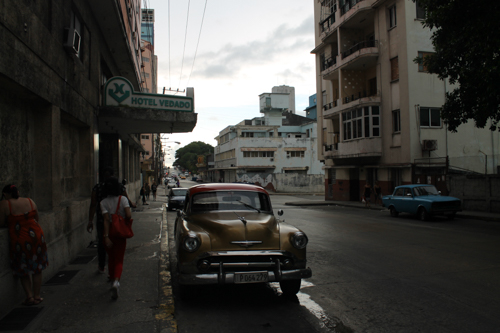
#> input picture task-2/bild01.jpg, 500 x 333 px
$ jupyter execute task-2.ipynb
#> lines starting #> are read from the running program, lines starting #| are printed output that depends on the picture
# Task 2

## Task 2.1. Implement a Function that turns from a 8 bit grayscale image to a histogram

[cell 1]
import numpy as np

def computeCumHisto(image):
    """
    Berechnet das kumulative Histogramm eines 8-Bit-Graustufenbildes.

    Parameter:
    -----------
    image : np.ndarray
        2D-Numpy-Array (dtype=np.uint8), das ein 8-Bit-Graustufenbild repräsentiert.

    Rückgabewert:
    -----------
    cum_histo : np.ndarray
        1D-Array mit 256 Elementen, cum_histo[i] enthält die Anzahl aller Pixel,
        deren Intensität <= i ist.
    """

    # [11 lines of commented-out code are left out]
    histogram, _ = np.histogram(image, bins=256, range=(0, 256))

    # 2. Kumulative Summe bilden -> kumulatives Histogramm
    cum_histo = np.cumsum(histogram)

    return cum_histo

## Task 2.2. Question and Answer

### 1. Homogeneous vs. Non-Homogeneous Point Operations

- **Homogeneous Point Operation:**
  Applies the same function to every pixel based solely on its intensity. For example, a brightness or contrast adjustment where every pixel undergoes the transformation
  $$
  g = a \cdot f + b
  $$
  independent of its location.

- **Non-Homogeneous Point Operation:**
  The transformation depends on both the pixel’s intensity and its spatial position. For example, a brightness adjustment that changes with distance from the image center, so the same intensity may be altered differently in various parts of the image.

### 2. Point Operation vs. Filter Operation

- **Point Operation:**
  Transforms each pixel independently, using only its own value. Examples include thresholding, gamma correction, and histogram equalization.

- **Filter Operation:**
  Determines the new pixel value by combining information from a neighborhood of pixels (using a kernel). This approach is used for tasks like smoothing (blurring), sharpening, and edge detection.

## Task 2.3. Implement a function that adjusts Image01 to Image02 using histogram matching. The cumulative histogram of Image02 should serve as the reference distribution, and Image01 should be modified in such a way that its cumulative histogram matches the reference distribution.

[cell 2]
def match_Histo(img_histo, ref_histo):
    """
    Erstellt eine Lookup-Tabelle (LUT), um das Histogramm von img_histo
    an das Histogramm von ref_histo anzupassen.

    Parameter:
        img_histo (np.ndarray): Histogramm des anzupassenden Bildes.
        ref_histo (np.ndarray): Histogramm des Referenzbildes.

    Rückgabe:
        LUT (np.ndarray): Lookup-Tabelle für die Histogrammanpassung.
    """
    # Schritt 1: Normiere beide Histogramme (Summe = 1)
    img_histo_norm = img_histo.astype(np.float64) / np.sum(img_histo)
    ref_histo_norm = ref_histo.astype(np.float64) / np.sum(ref_histo)

    # Schritt 2: Berechne die kumulativen Histogramme (CDFs)
    cdf_img = np.cumsum(img_histo_norm)
    cdf_ref = np.cumsum(ref_histo_norm)

    # Schritt 3: Erstelle die Lookup-Tabelle
    LUT = np.zeros(256, dtype=np.uint8)
    ref_idx = 0

    for img_idx in range(256):
        # Suche den ersten Wert in cdf_ref, der >= cdf_img[img_idx] ist
        while ref_idx < 255 and cdf_ref[ref_idx] < cdf_img[img_idx]:
            ref_idx += 1
        LUT[img_idx] = ref_idx

    return LUT

[cell 3]
from skimage import io, img_as_ubyte
import matplotlib.pyplot as plt

# Graustufenbilder laden
img = io.imread("bild01.jpg", as_gray=True)
#> img: shape (333, 500) float64; min 0, max 1, mean 0.242
ref = io.imread("bild02.jpg", as_gray=True)
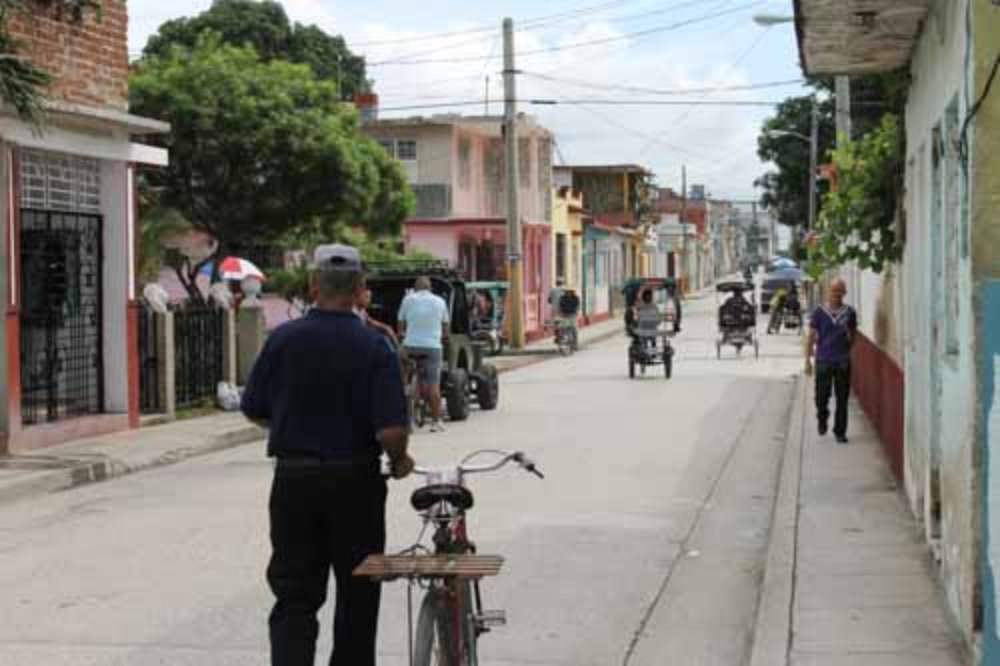
#> input picture task-2/bild02.jpg, 1000 x 666 px
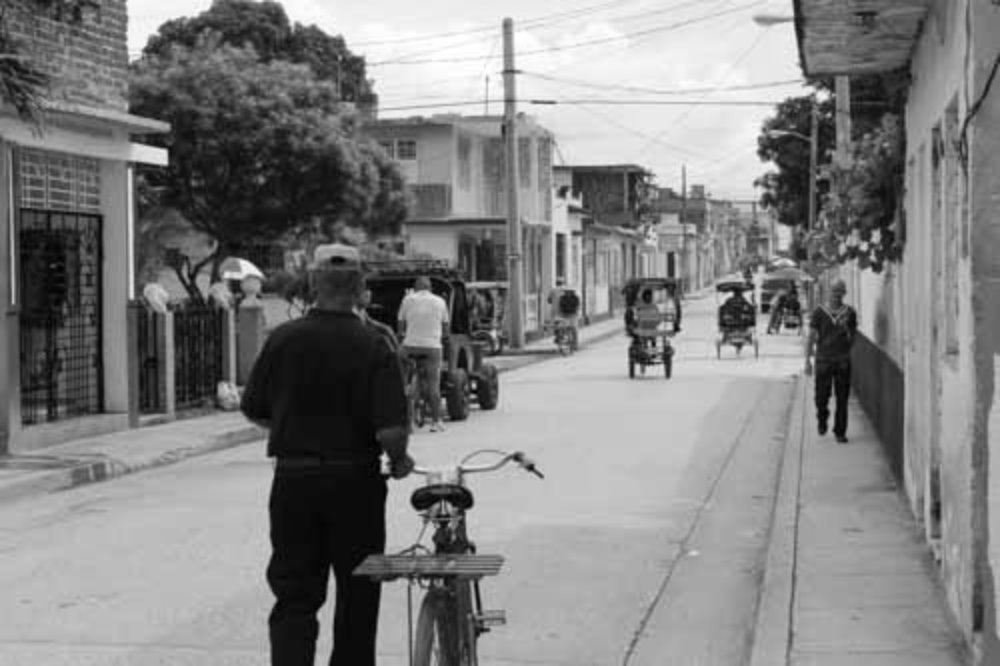
#> ref: shape (666, 1000) float64; min 0, max 1, mean 0.508

# In 8-bit unsigned Integer konvertieren
img_uint8 = img_as_ubyte(img)
ref_uint8 = img_as_ubyte(ref)

# Histogramme berechnen
img_histo, _ = np.histogram(img_uint8, bins=256, range=(0, 256))
#> img_histo = 256 values, max 3722 at index 25, min 8 at index 195, mean 650.4
ref_histo, _ = np.histogram(ref_uint8, bins=256, range=(0, 256))
#> ref_histo = 256 values, max 9748 at index 188, min 8 at index 0, mean 2601.6

# LUT berechnen und anwenden
LUT = match_Histo(img_histo, ref_histo)
#> in match_Histo, `img_histo_norm = img_histo.astype(np.float64) / np.sum(img_histo)`: img_histo_norm = 256 values, max 0.0224 at index 25, min 4.8e-05 at index 195, mean 0.00391
#> in match_Histo, `ref_histo_norm = ref_histo.astype(np.float64) / np.sum(ref_histo)`: ref_histo_norm = 256 values, max 0.0146 at index 188, min 1.2e-05 at index 0, mean 0.00391
#> in match_Histo, `cdf_img = np.cumsum(img_histo_norm)`: cdf_img = 256 values from 0.000811 to 1
#> in match_Histo, `cdf_ref = np.cumsum(ref_histo_norm)`: cdf_ref = 256 values from 1.2e-05 to 1
#> LUT = 256 values from 6 to 255
matched = LUT[img_uint8]
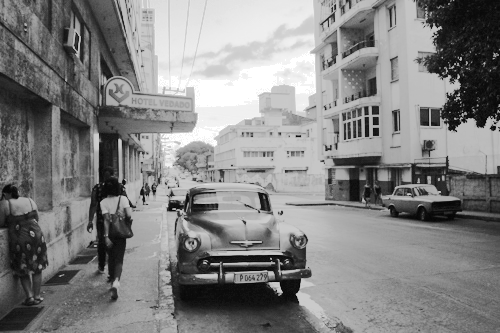
#> matched: shape (333, 500); min 6, max 255, mean 131

# Plots anzeigen
plt.figure(figsize=(12, 6))

plt.subplot(2, 3, 1)
plt.title("Original Picture")
plt.imshow(img, cmap="gray")
plt.axis("off")

plt.subplot(2, 3, 2)
plt.title("Reference Picture")
plt.imshow(ref, cmap="gray")
plt.axis("off")

plt.subplot(2, 3, 3)
plt.title("Matched Picture")
plt.imshow(matched, cmap="gray")
plt.axis("off")

plt.subplot(2, 3, 4)
plt.title("Original CDF")
plt.plot(np.cumsum(img_histo / img_histo.sum()))

plt.subplot(2, 3, 5)
plt.title("Reference CDF")
plt.plot(np.cumsum(ref_histo / ref_histo.sum()))

plt.subplot(2, 3, 6)
plt.title("Matched Picture CDF")
matched_histo, _ = np.histogram(matched, bins=256, range=(0, 256))
#> matched_histo = 256 values, max 3722 at index 105, min 0 at index 0, mean 650.4
plt.plot(np.cumsum(matched_histo / matched_histo.sum()))

plt.tight_layout()
plt.show()
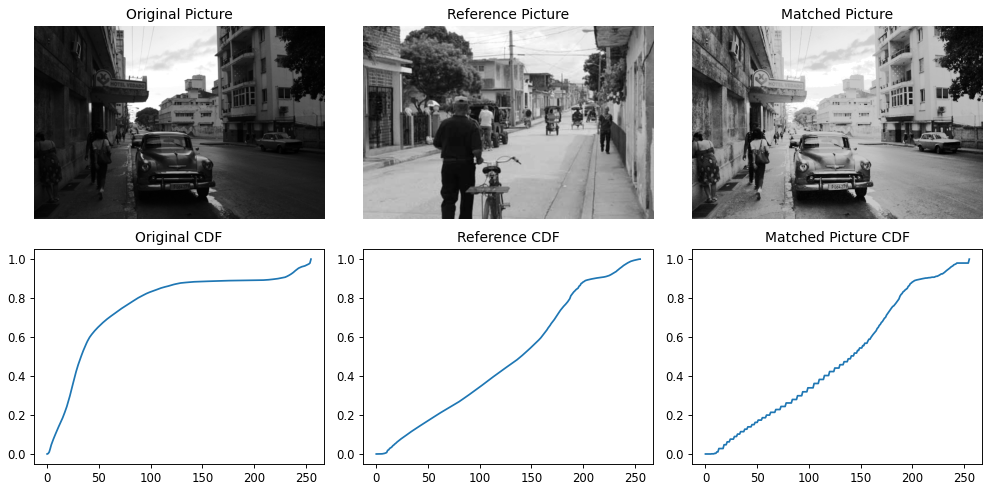
#> figure drawn by matplotlib, 6 panels; panel 4: curve peaks at x = 255, y = 1; panel 5: curve peaks at x = 255, y = 1; panel 6: curve peaks at x = 255, y = 1
